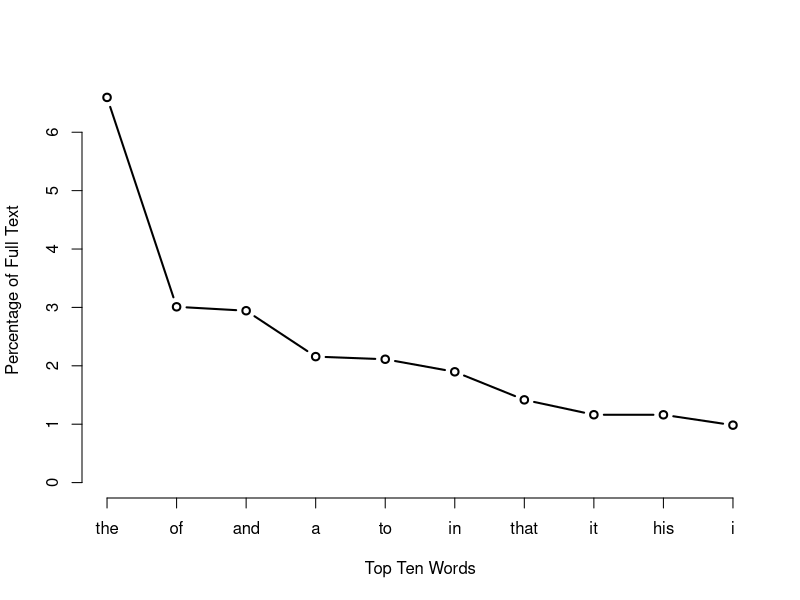
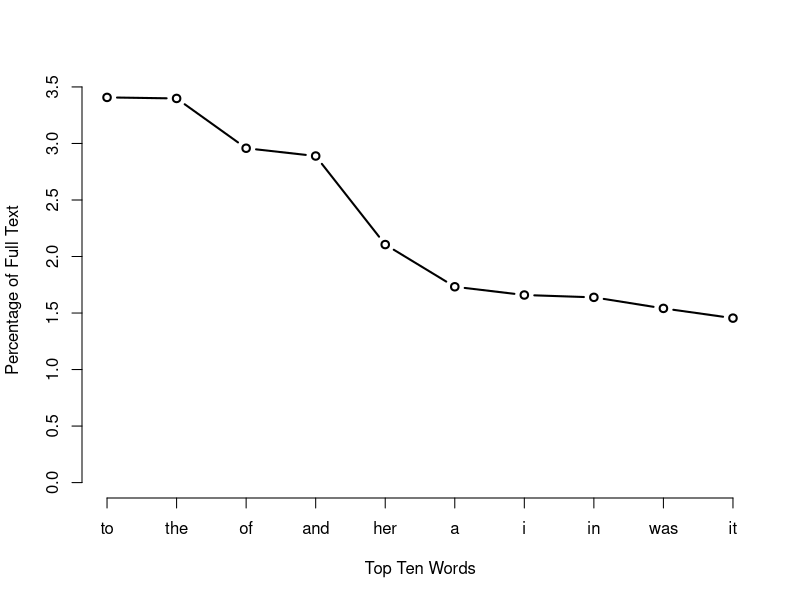

Reproduce these figures in R, in order.
###################################################################################
# "Text Analysis with R for Students of Literature", Matthew L. Jockers, (c) 2014 #
# Chapter 3: Accessing and Comparing Word Frequency Data                          #
###################################################################################

rm(list = ls())

text.v <- scan("data/plainText/melville.txt", what="character", sep="\n")
start.v <- which(text.v == "CHAPTER 1. Loomings.")
end.v <- which(text.v == "orphan.")
start.metadata.v <- text.v[1:start.v -1]
end.metadata.v <- text.v[(end.v+1):length(text.v)]
metadata.v <- c(start.metadata.v, end.metadata.v)
novel.lines.v <-  text.v[start.v:end.v]
novel.v <- paste(novel.lines.v, collapse=" ")
novel.lower.v <- tolower(novel.v)
moby.words.l <- strsplit(novel.lower.v, "\\W")
moby.word.v <- unlist(moby.words.l)
not.blanks.v  <-  which(moby.word.v!="")
moby.word.v <-  moby.word.v[not.blanks.v]
whale.hits.v <- length(moby.word.v[which(moby.word.v=="whale")])
total.words.v <- length(moby.word.v)
moby.freqs.t <- table(moby.word.v)
sorted.moby.freqs.t <- sort(moby.freqs.t , decreasing=T)

sorted.moby.freqs.t["he"]
sorted.moby.freqs.t["she"]
sorted.moby.freqs.t["him"]
sorted.moby.freqs.t["her"]

moby.word.v[4:6]
sorted.moby.freqs.t[1]
sorted.moby.freqs.t["the"]

sorted.moby.freqs.t["him"]/sorted.moby.freqs.t["her"]
sorted.moby.freqs.t["he"]/sorted.moby.freqs.t["she"]

length(moby.word.v)
sum(sorted.moby.freqs.t)

# Convert raw counts into relative frequency percentages
sorted.moby.rel.freqs.t <- 100*(sorted.moby.freqs.t/sum(sorted.moby.freqs.t))

sorted.moby.rel.freqs.t["the"]

plot(sorted.moby.rel.freqs.t[1:10], type="b",
     xlab="Top Ten Words", ylab="Percentage of Full Text", xaxt="n")
axis(1,1:10, labels=names(sorted.moby.rel.freqs.t[1:10]))

## SENSE AND SENSIBILITY

text.v <- scan("data/plainText/austen.txt", what="character", sep="\n")
start.v <- which(text.v == "CHAPTER 1")
end.v <- which(text.v == "THE END")
start.metadata.v <- text.v[1:start.v -1]
end.metadata.v <- text.v[(end.v+1):length(text.v)]
metadata.v <- c(start.metadata.v, end.metadata.v)
novel.lines.v <-  text.v[start.v:end.v]
novel.v <- paste(novel.lines.v, collapse=" ")
novel.lower.v <- tolower(novel.v)
sense.words.l <- strsplit(novel.lower.v, "\\W")
sense.word.v <- unlist(sense.words.l)
not.blanks.v  <-  which(sense.word.v!="")
sense.word.v <-  sense.word.v[not.blanks.v]
whale.hits.v <- length(sense.word.v[which(sense.word.v=="whale")])
total.words.v <- length(sense.word.v)
sense.freqs.t <- table(sense.word.v)
sorted.sense.freqs.t <- sort(sense.freqs.t , decreasing=T)
sorted.sense.freqs.t[1:10]

# Convert raw counts into relative frequency percentages
sorted.sense.rel.freqs.t <- 100*(sorted.sense.freqs.t/sum(sorted.sense.freqs.t))

sorted.sense.rel.freqs.t["the"]

plot(sorted.sense.rel.freqs.t[1:10], type="b",
     xlab="Top Ten Words", ylab="Percentage of Full Text", xaxt="n")
axis(1,1:10, labels=names(sorted.sense.rel.freqs.t[1:10]))

## Combined Evaluation
combined.top.ten <- c(names(sorted.moby.rel.freqs.t[1:10]), names(sorted.sense.rel.freqs.t[1:10]))
unique.combined.top.ten <- unique(combined.top.ten)
unique.combined.top.ten
names(sorted.sense.rel.freqs.t[which(names(sorted.moby.rel.freqs.t[1:10]) %in% names(sorted.sense.rel.freqs.t[1:10]))])

presentSense <- which(names(sorted.sense.rel.freqs.t[1:10])
                       %in% names(sorted.moby.rel.freqs.t[1:10]))
names(sorted.sense.rel.freqs.t[1:10])[-presentSense]

presentMoby <- which(names(sorted.moby.rel.freqs.t[1:10])
                     %in% names(sorted.sense.rel.freqs.t[1:10]))
names(sorted.moby.rel.freqs.t[1:10])[-presentMoby]
